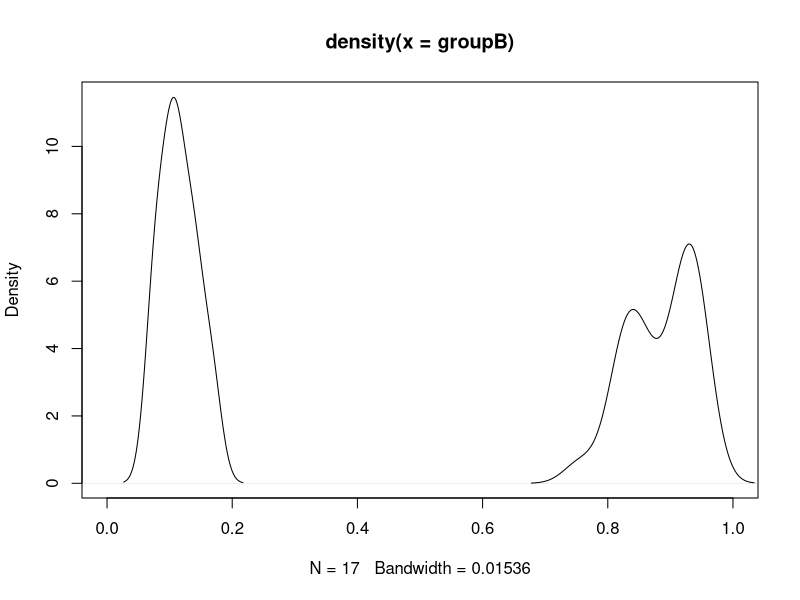
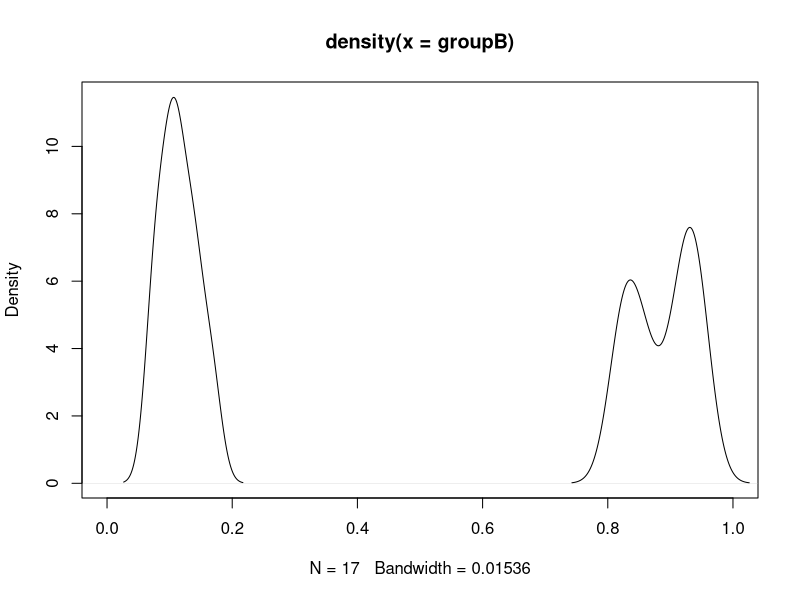
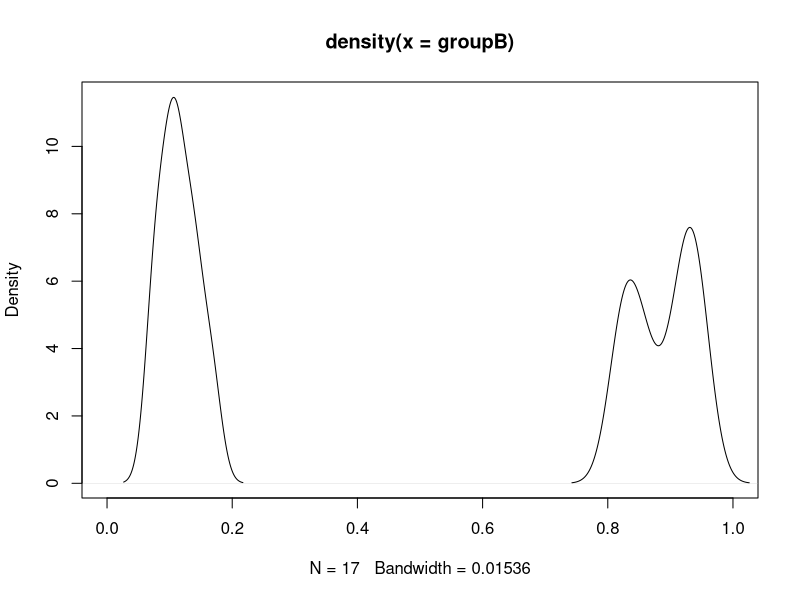
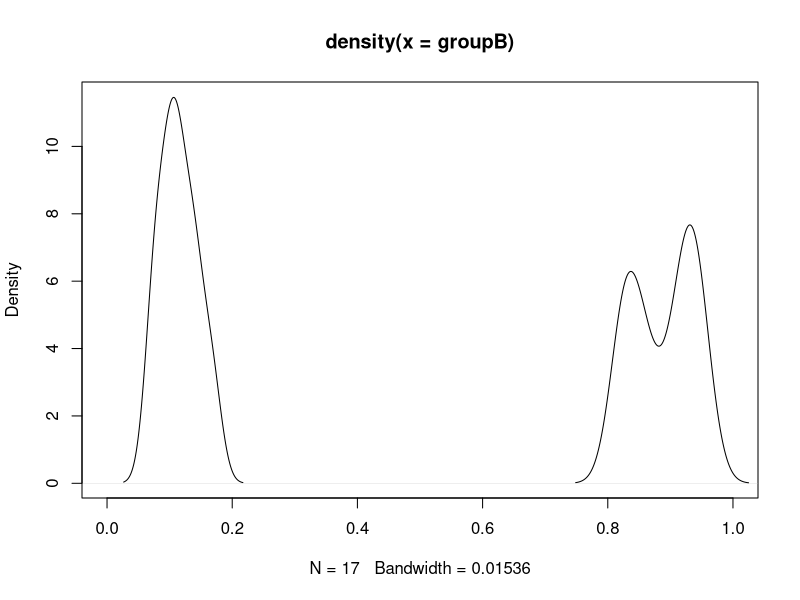
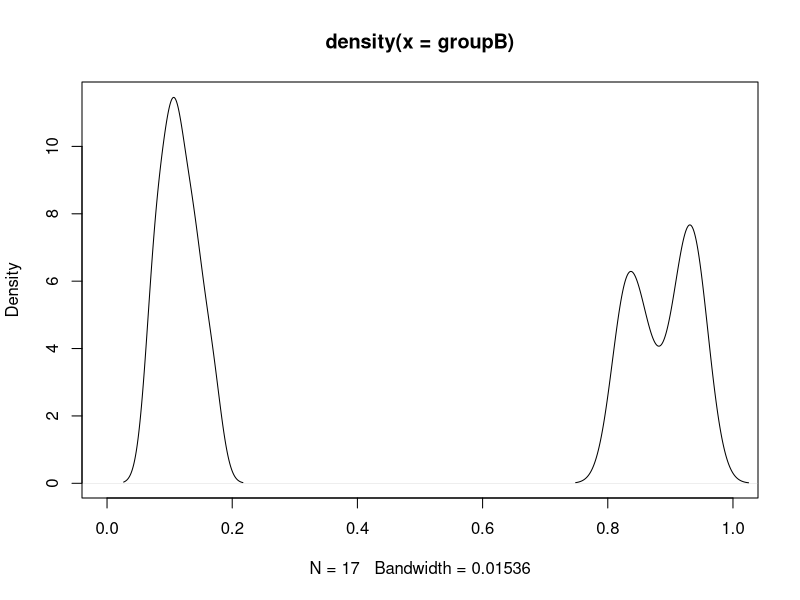
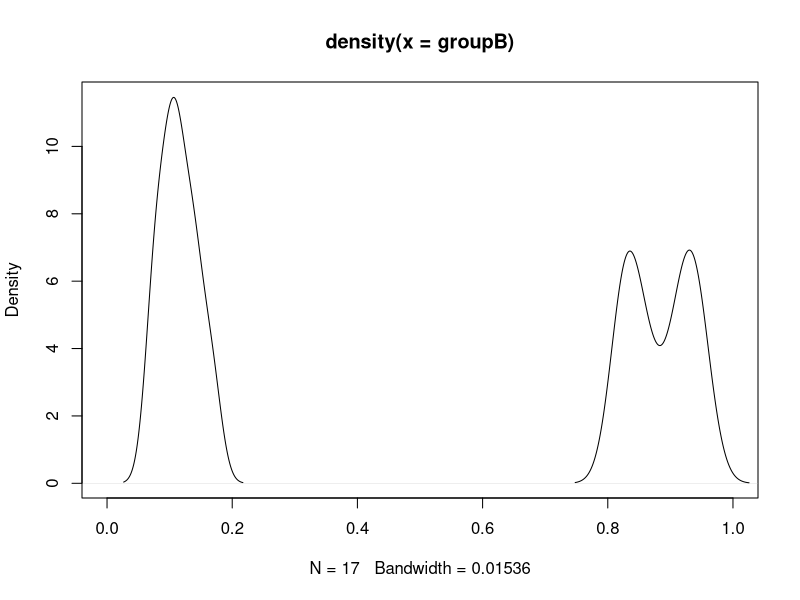

Reproduce these figures in R, in order.
# When performing the differential splicing analysis (Fig5b), we notice two
# strata in the plot: the second stratum is related with ties when performing
# Wilcoxon as expected given the use of a non-parametric rank-based test
groupA <- c(0.756701,   0.826087,   0.8136335,  0.9352227,  0.9001585,
	        0.9056911,  0.832084,   0.9327731,  0.9250814,  0.928702,
	        0.9550562,  0.9355272,  0.9501779,  0.9402093,  0.8571429,
	        0.9108062,  0.85209,    0.8650794,  0.8185328,  0.8324786,
	        0.8677686,  0.832981,   0.9278132,  0.9421053)
groupB <- c(0.08415041, 0.09426329, 0.07260758, 0.17096129, 0.14607775,
	        0.10448069, 0.07972549, 0.10642058, 0.07338358, 0.11341897,
	        0.12265566, 0.10894262, 0.13963892, 0.16418979, 0.10338274,
	        0.12913419, 0.13887399)
wilcox.test(as.numeric(groupA), as.numeric(groupB))
plot(density(groupB), xlim=c(0, 1))
lines(density(groupA))

# Let's change the first value to a close value to the second one
groupA[1] <- 0.82608
wilcox.test(as.numeric(groupA), as.numeric(groupB)) # Same p-value
plot(density(groupB), xlim=c(0, 1))
lines(density(groupA))

# Yet if we assign the second value to the first one...
groupA[1] <- groupA[2]
wilcox.test(as.numeric(groupA), as.numeric(groupB)) # Decreased p-value
plot(density(groupB), xlim=c(0, 1))
lines(density(groupA))

# What if we assign a close value to a third value
groupA[3] <- 0.82608
wilcox.test(as.numeric(groupA), as.numeric(groupB)) # Same p-value from before
plot(density(groupB), xlim=c(0, 1))
lines(density(groupA))

# What if a third value equals the second one? Does the p-value decrease?
groupA[3] <- groupA[2]
wilcox.test(as.numeric(groupA), as.numeric(groupB)) # Decreased p-value
plot(density(groupB), xlim=c(0, 1))
lines(density(groupA))

# A fourth value equals the second one
groupA[4] <- groupA[2]
wilcox.test(as.numeric(groupA), as.numeric(groupB)) # Decreased p-value again
plot(density(groupB), xlim=c(0, 1))
lines(density(groupA))

# Even though the distributions are clearly different, the increasing number of
# ties decreases the significance of the difference between groups!
